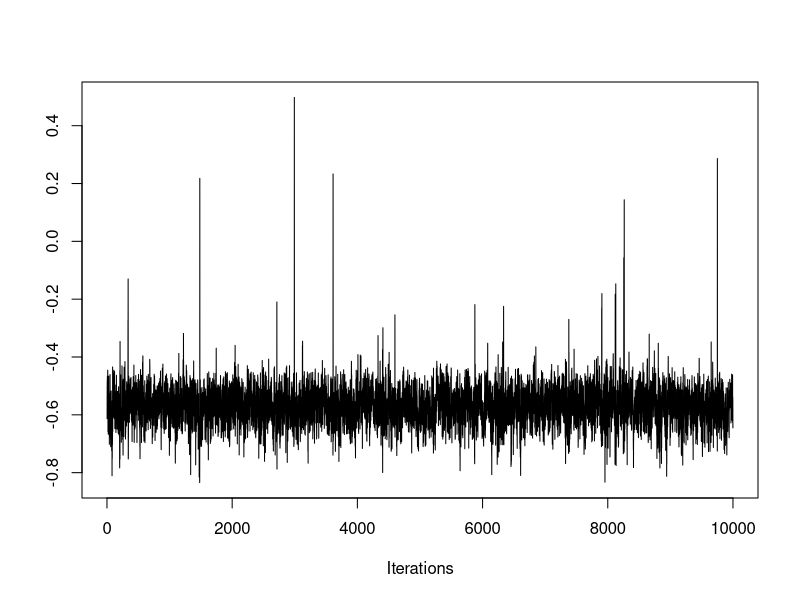
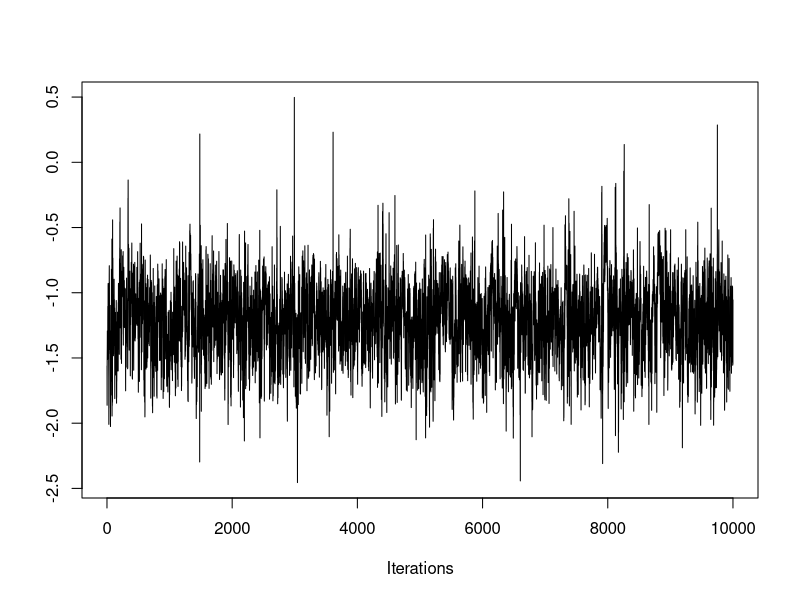
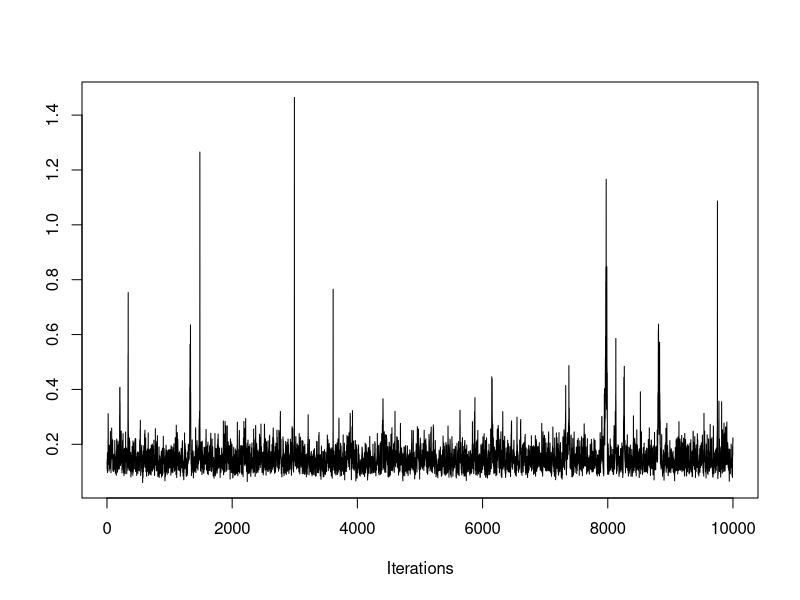
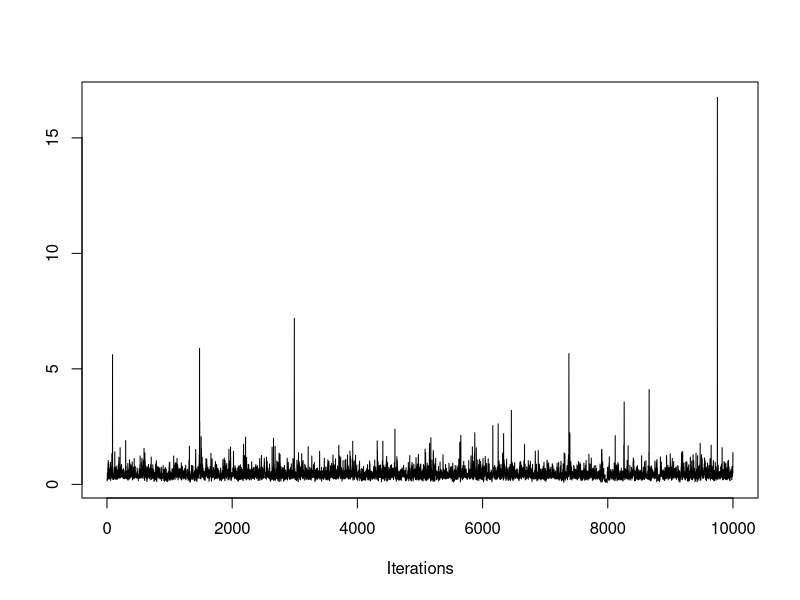
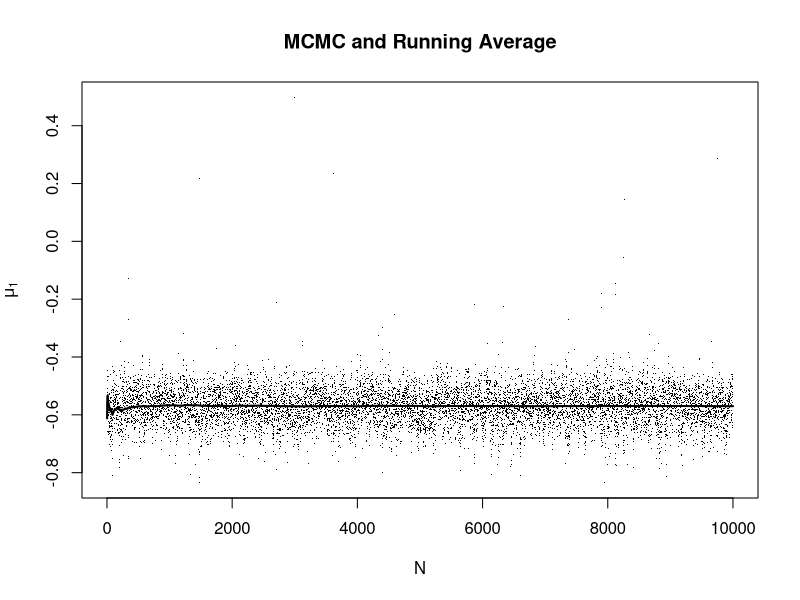
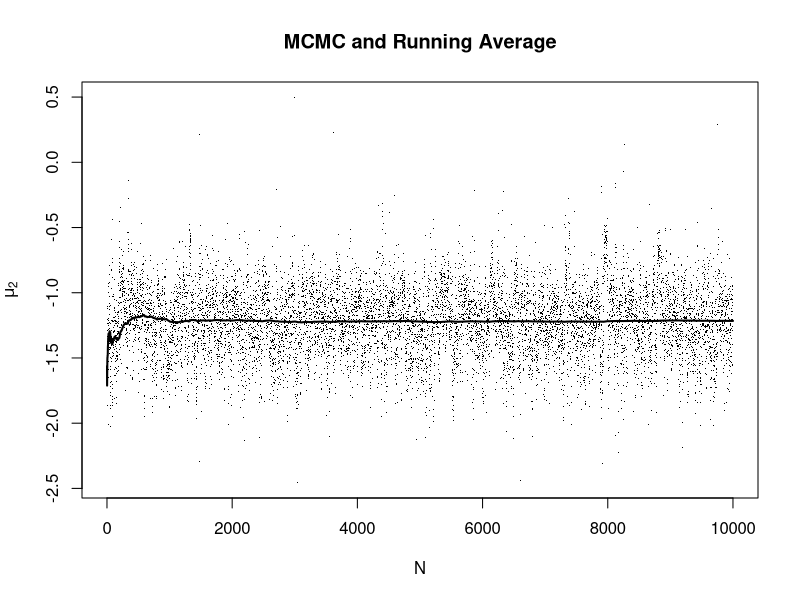
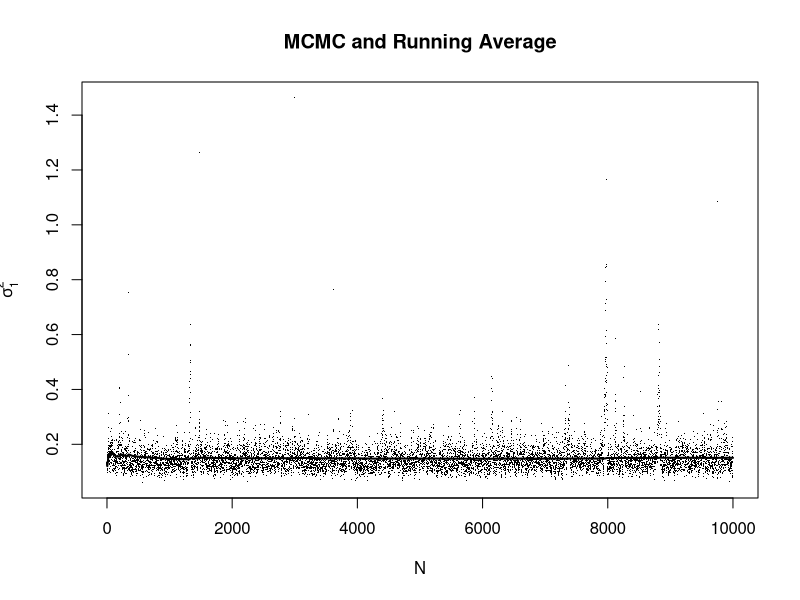
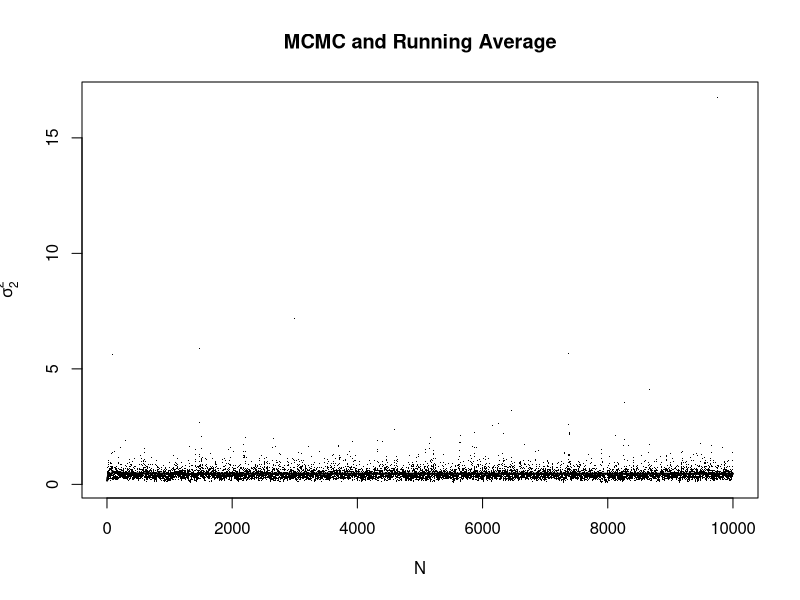

The R source for these figures, in order:
## load data ##
data = read.table("data1.txt", header = T)
library(MCMCpack)
library(truncnorm)
data$weekday = rbinom(100,1,0.5)

X = data
Y1 = subset(X, weekday==1)
row.names(Y1) = NULL
Y1 = Y1[,1]
Y2 = subset(X, weekday==0)
row.names(Y2) = NULL
Y2 = Y2[,1]
Y = X[,1]
zero.mat = matrix(0, nrow = length(Y), ncol = 4)
Y.dat = cbind(Y, zero.mat)
colnames(Y.dat) = c("Y","w","Y*w","Y*(1-w)", "pw=1")
#Y[,1] =Y | Y[,2] = w | Y[,3] = Yw | Y[,4] = Y(1-w) | Y[,5] = p(w=1)#

## set prior parameters ##
p.a = 5; p.b = 2
m1 = m2 = 0
s21 = s22 = 1
a1 = a2 = 1
b1 = b2 = 1
n = nrow(Y.dat)
B = 2000
N = 10000 + B

## set seed priors ##
mu1.temp = 0 #mean(Y1)
sig1.temp = 10 #var(Y1)
mu2.temp = 0 #mean(Y2)
sig2.temp = 10 #var(Y2)


## sample priors ##
# sample p #
wlist = list()
wvec = Y.dat[,2]
wvec.temp = rep(0, n) #new w's
pw1 = rep(0, n) #p(w=1)
pyw1 = rep(0, n) #p(y|w=1)
pyw0 = rep(0, n) #p(y|w=0)

p.temp = rbeta(1, p.a + sum(wvec), n + p.b - sum(wvec))


for(j in 1:n){
  pyw1[j] = dlnorm(Y.dat[j,1], meanlog = mu1.temp, sdlog = sqrt(sig1.temp))
  pyw0[j] = dlnorm(Y.dat[j,1], meanlog = mu2.temp, sdlog = sqrt(sig2.temp))
  pw1[j] = pyw1[j]*p.temp/(pyw1[j]*p.temp + pyw0[j]*(1-p.temp))
  wvec.temp[j] = rbinom(1, 1, pw1[j])
}



Y.dat[,5] = pw1
Y.dat[,2] = wvec.temp
Y.dat[,3] = Y.dat[,1]*Y.dat[,2]
Y.dat[,4] = Y.dat[,1]*(1-Y.dat[,2])

n1 = sum(Y.dat[,2])
n2 = n-n1

mu2.temp = rnorm(1, mean = (s22*sum(log(Y.dat[,4][Y.dat[,4]!=0]))+sig2.temp*m2)/(s22*n2 + sig2.temp),
                 sd = sqrt((sig2.temp*s22)/(s22*n2+sig2.temp)))

del.temp = rtruncnorm(1, a = 0, b = Inf, mean = (s21*sum(log(Y.dat[,3][Y.dat[,3]!=0]))+m1*sig1.temp-n1*mu2.temp*s21)/(n1*s21+sig1.temp),
                 sd = sqrt(sig1.temp*s21/(n1*s21+sig1.temp)) )

mu1.temp = mu2.temp + del.temp


DEL = rep(0, N)
MU1 = rep(0, N)
MU2 = rep(0, N)
SIG1 = rep(0, N)
SIG2 = rep(0, N)



## gibbs sampler ##

for(i in 1:N){
  wvec = Y.dat[,2]
  wvec.temp = rep(0, n) #new w's
  pw1 = rep(0, n) #p(w=1)
  pyw1 = rep(0, n) #p(y|w=1)
  pyw0 = rep(0, n) #p(y|w=0)
  
  
  p.temp = rbeta(1, p.a + sum(wvec), n + p.b - sum(wvec))
  
  
  for(j in 1:n){
    pyw1[j] = dlnorm(Y.dat[j,1], meanlog = mu1.temp, sdlog = sqrt(sig1.temp))
    pyw0[j] = dlnorm(Y.dat[j,1], meanlog = mu2.temp, sdlog = sqrt(sig2.temp))
    pw1[j] = pyw1[j]*p.temp/(pyw1[j]*p.temp + pyw0[j]*(1-p.temp))
    wvec.temp[j] = rbinom(1, 1, pw1[j])
  }
  
  wlist[[i]] = wvec.temp
  
  Y.dat[,5] = pw1
  Y.dat[,2] = wvec.temp
  Y.dat[,3] = Y.dat[,1]*Y.dat[,2]
  Y.dat[,4] = Y.dat[,1]*(1-Y.dat[,2])
  
  n1 = sum(Y.dat[,2]==1)
  n2 = n-n1  
  
  mu2.temp = rnorm(1, mean = (s22*sum(log(Y.dat[,4][Y.dat[,4]!=0]))+sig2.temp*m2)/(s22*n2 + sig2.temp),
                   sd = sqrt((sig2.temp*s22)/(s22*n2+sig2.temp)))
    
  sig2.temp = rinvgamma(1, shape = a2+n2/2, scale = b2 + 0.5*sum((log(Y.dat[,4][Y.dat[,4]!=0])-mu2.temp)^2))
  
  sig1.temp = rinvgamma(1, shape = a1+n1/2, scale = b1 + 0.5*sum((log(Y.dat[,3][Y.dat[,3]!=0])-mu1.temp)^2))
  
  
  
  
  del.temp = rtruncnorm(1, a = 0, b = Inf, mean = (s21*sum(log(Y.dat[,3][Y.dat[,3]!=0]))+m1*sig1.temp-n1*mu2.temp*s21)/(n1*s21+sig1.temp),
                   sd = sqrt(sig1.temp*s21/(n1*s21+sig1.temp)) )
  
  
  mu1.temp = mu2.temp + del.temp
  
  DEL[i] = del.temp
  MU1[i] = mu1.temp
  MU2[i] = mu2.temp
  SIG1[i] = sig1.temp
  SIG2[i] = sig2.temp
  
  if(i %% 1200 ==0){
    print(i/N)
  }
}


MU1 = MU1[(B+1):N]
MU2 = MU2[(B+1):N]
SIG1 = SIG1[(B+1):N]
SIG2 = SIG2[(B+1):N]
N = N-B

# traceplots
traceplot(mcmc(MU1))
traceplot(mcmc(MU2))
traceplot(mcmc(SIG1))
traceplot(mcmc(SIG2))

# running avg
MU1.avg = cumsum(MU1)/seq(1,N)
MU2.avg = cumsum(MU2)/seq(1,N)
SIG1.avg = cumsum(SIG1)/seq(1,N)
SIG2.avg = cumsum(SIG2)/seq(1,N)

# No. 2: MCMC plot
png('mu1.png')
plot(MU1, pch = '.', xlab = "N", ylab = expression(mu[1]), 
     main = "MCMC and Running Average")
lines(MU1.avg, lwd = 2)
dev.off()

png('mu2.png')
plot(MU2, pch = '.', xlab = "N", ylab = expression(mu[2]), 
     main = "MCMC and Running Average")
lines(MU2.avg, lwd = 2)
dev.off()

png('sig1.png')
plot(SIG1, pch = '.', xlab = "N", ylab = expression(sigma[1]^{2}), 
     main = "MCMC and Running Average")
lines(SIG1.avg, lwd = 2)
dev.off()

png('sig2.png')
plot(SIG2, pch = '.', xlab = "N", ylab = expression(sigma[2]^{2}), 
     main = "MCMC and Running Average")
lines(SIG2.avg, lwd = 2)
dev.off()

# No. 3
png('post.png')
plot(MU1, MU2, pch = 20, xlab = expression(mu[1]), ylab = expression(mu[2]),
     main = "Posterior mu_1 and mu_2")
dev.off()

# No. 4
wlist.avg = rep(0, N)
wlist.sum = rep(0, N)
for(i in 1:N){
  wlist.avg[i] = mean(wlist[[i]])
  wlist.sum[i] = sum(wlist[[i]])
}

mean(wlist.sum)
quantile(wlist.sum, c(0.025, 0.975))

mean(wlist.avg > 5/7)

# summary statistics
mean(MU1)
quantile(MU1, c(0.025, 0.975))

mean(MU2)
quantile(MU2, c(0.025, 0.975))

mean(SIG1)
quantile(SIG1, c(0.025, 0.975))

mean(SIG2)
quantile(SIG2, c(0.025, 0.975))
